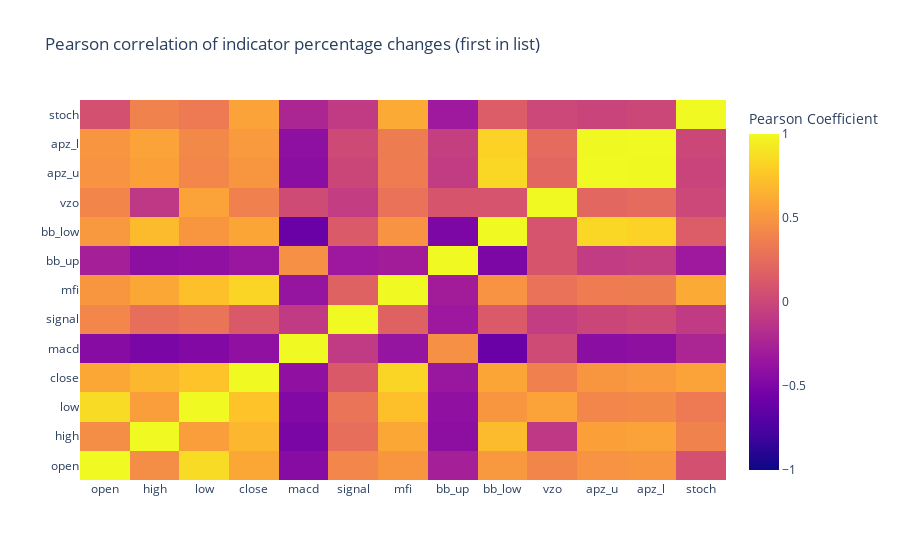

Notebook code cell kept with this figure:
### Code cell
heatmap = go.Heatmap(
    z=n_indicators.iloc[-20:].pct_change().corr(method='pearson').values,
    x=n_indicators.columns,
    y=n_indicators.columns,
    colorbar=dict(title='Pearson Coefficient'),
)

layout = go.Layout(title="Pearson correlation of indicator percentage changes (first in list)")

heatmap['zmax'] = 1.0
heatmap['zmin'] = -1.0

fig = go.Figure(data=[heatmap], layout=layout)
py.iplot(fig)

### Figure 1 — Plotly figure (JSON) as saved in the notebook; plotly's stock layout.template omitted (floating-point values rounded to 4 significant figures; data arrays with more than 128 entries replaced by an {"elided": "..."} marker saying what was removed)
{"data": [{"colorbar": {"title": {"text": "Pearson Coefficient"}}, "type": "heatmap", "x": ["open", "high", "low", "close", "macd", "signal", "mfi", "bb_up", "bb_low", "vzo", "apz_u", "apz_l", "stoch"], "y": ["open", "high", "low", "close", "macd", "signal", "mfi", "bb_up", "bb_low", "vzo", "apz_u", "apz_l", "stoch"], "z": {"elided": "13x13 float values"}, "zmax": 1, "zmin": -1}], "layout": {"title": {"text": "Pearson correlation of indicator percentage changes (first in list)"}}}
